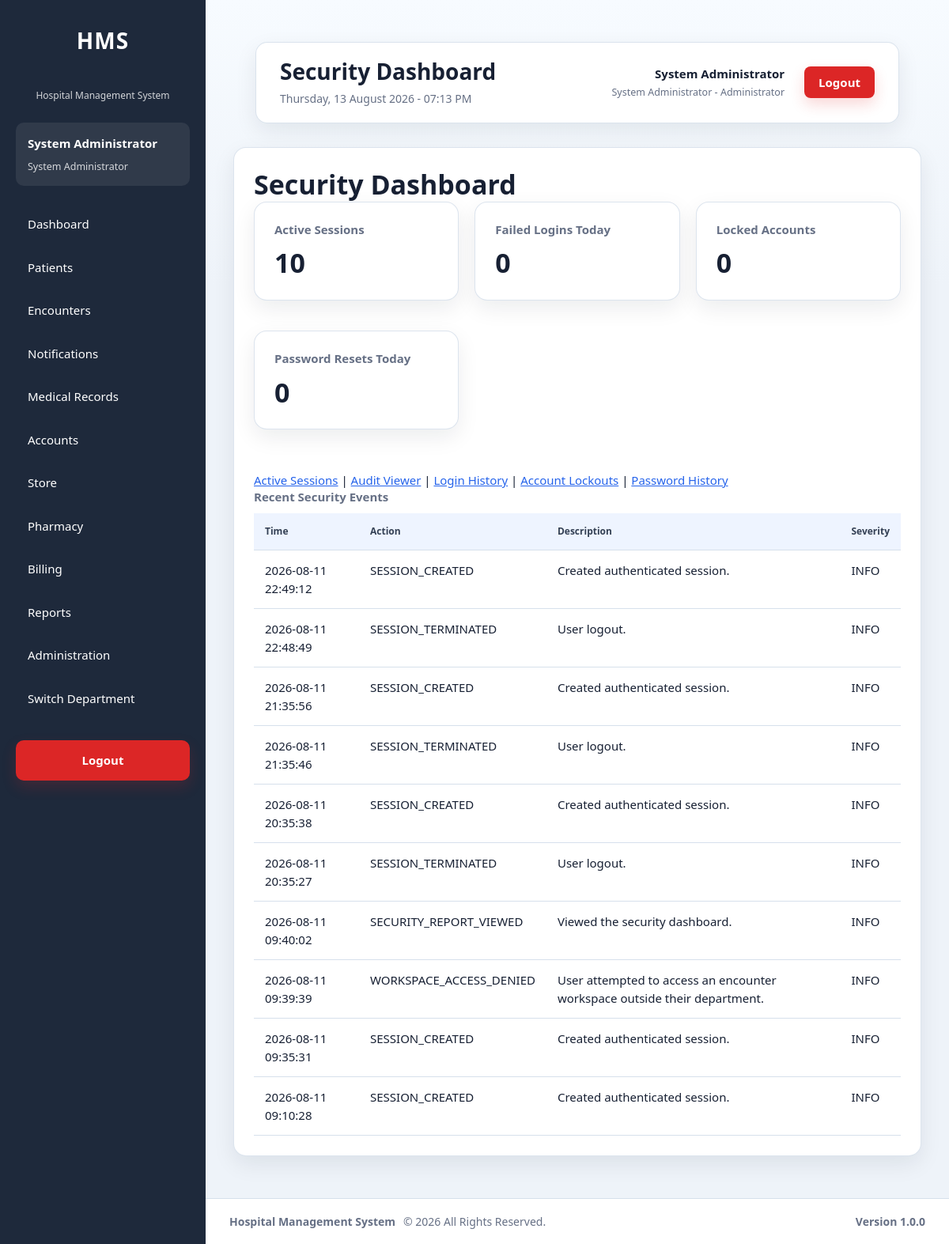
The page /modules/administration/security/dashboard.php (signed in) on the database as committed earlier.
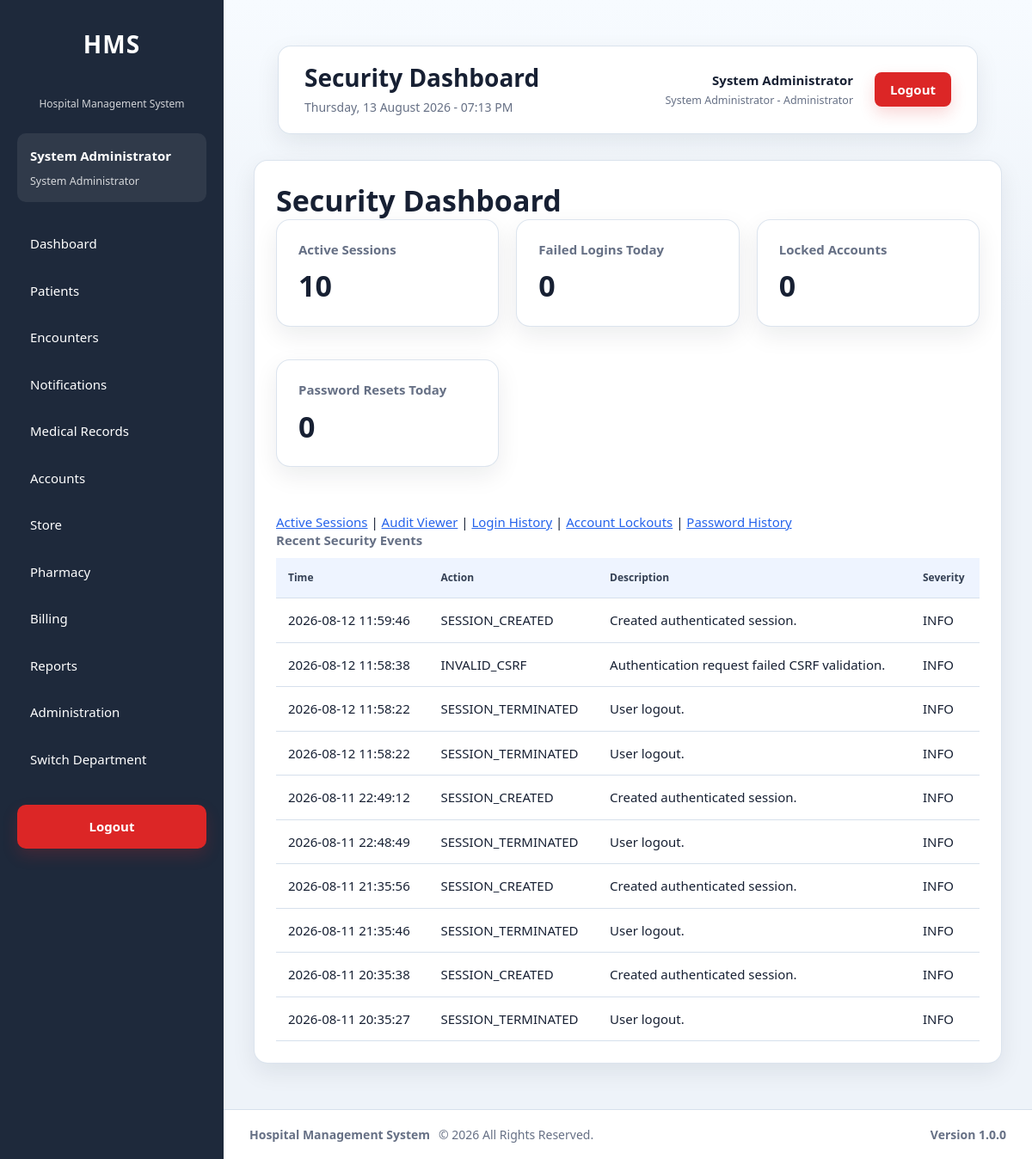
The same page on the database as committed later.
### tables this page shows
CREATE TABLE `audit_logs` (
  `id` int(11) NOT NULL AUTO_INCREMENT,
  `user_id` int(11) DEFAULT NULL,
  `visit_id` int(11) DEFAULT NULL,
  `patient_id` int(11) DEFAULT NULL,
  `module` varchar(100) NOT NULL,
  `action` varchar(100) NOT NULL,
  `description` text DEFAULT NULL,
  `ip_address` varchar(50) DEFAULT NULL,
  `user_agent` varchar(255) DEFAULT NULL,
  `department_id` int(11) DEFAULT NULL,
  `severity` varchar(20) NOT NULL DEFAULT 'INFO',
  `event_type` varchar(100) NOT NULL DEFAULT 'GENERAL',
  `created_at` timestamp NOT NULL DEFAULT current_timestamp(),
  PRIMARY KEY (`id`),
  KEY `idx_audit_user` (`user_id`),
  KEY `idx_audit_visit` (`visit_id`),
  KEY `idx_audit_patient_created` (`patient_id`,`created_at`),
  KEY `idx_audit_module` (`module`),
  KEY `idx_audit_created` (`created_at`),
  KEY `idx_audit_action_created` (`action`,`created_at`),
  KEY `idx_audit_user_created` (`user_id`,`created_at`),
  KEY `idx_audit_ip_created` (`ip_address`,`created_at`),
  KEY `idx_audit_department_created` (`department_id`,`created_at`),
  KEY `idx_audit_module_created` (`module`,`created_at`),
  KEY `idx_audit_event_created` (`event_type`,`created_at`),
  KEY `idx_audit_severity_created` (`severity`,`created_at`),
  KEY `idx_audit_visit_created` (`visit_id`,`created_at`),
  CONSTRAINT `fk_audit_department` FOREIGN KEY (`department_id`) REFERENCES `departments` (`id`) ON DELETE SET NULL ON UPDATE CASCADE,
  CONSTRAINT `fk_audit_patient` FOREIGN KEY (`patient_id`) REFERENCES `patients` (`id`) ON DELETE SET NULL ON UPDATE CASCADE,
  CONSTRAINT `fk_audit_user` FOREIGN KEY (`user_id`) REFERENCES `users` (`id`) ON DELETE SET NULL ON UPDATE CASCADE,
  CONSTRAINT `fk_audit_visit` FOREIGN KEY (`visit_id`) REFERENCES `visits` (`id`) ON DELETE SET NULL ON UPDATE CASCADE
);

### modules/administration/security/bootstrap.php (called while the page is built, shortened)
<?php
require_once __DIR__ . '/../../../config/auth.php';
require_once __DIR__ . '/../../../config/helpers.php';
require_once __DIR__ . '/../../../services/SessionService.php';
require_once __DIR__ . '/../../../services/AuditService.php';
$securityAuditService = new AuditService($pdo);

### services/AuditService.php (called while the page is built, shortened)
<?php
class AuditService
{
    private PDO $db;
    public function __construct(PDO $db)
    {
        $this->db = $db;
    }
    private function getClientIp(): string
    {
        $keys = [
            'HTTP_CLIENT_IP',
            'HTTP_X_FORWARDED_FOR',
            'REMOTE_ADDR'
        ];
        foreach ($keys as $key) {
            if (!empty($_SERVER[$key])) {
                return trim(explode(',', $_SERVER[$key])[0]);
            }
        }
        return 'UNKNOWN';
    }
    public function search(array $filters = [], int $page = 1, int $perPage = 50): array
    {
        $page = max(1, $page);
        $perPage = min(100, max(1, $perPage));
        $where = [];
        $parameters = [];
        if (!empty($filters['module'])) {
            $where[] = 'a.module = :module';
            $parameters[':module'] = $filters['module'];
        }
        $condition = $where ? ' WHERE ' . implode(' AND ', $where) : '';
        $countStmt = $this->db->prepare('SELECT COUNT(*) FROM audit_logs a' . $condition);
        $countStmt->execute($parameters);
        $total = (int)$countStmt->fetchColumn();
        $sql = '
            SELECT a.*, u.first_name, u.last_name, u.username,
                   d.department_name
            FROM audit_logs a
            LEFT JOIN users u ON u.id = a.user_id
            LEFT JOIN departments d ON d.id = a.department_id
        ' . $condition . ' ORDER BY a.created_at DESC, a.id DESC LIMIT :limit OFFSET :offset';
        $stmt = $this->db->prepare($sql);
        foreach ($parameters as $key => $value) {
            $stmt->bindValue($key, $value);
        }
        $stmt->bindValue(':limit', $perPage, PDO::PARAM_INT);
        $stmt->bindValue(':offset', ($page - 1) * $perPage, PDO::PARAM_INT);
        $stmt->execute();
        return [
            'success' => true,
            'data' => $stmt->fetchAll(PDO::FETCH_ASSOC),
            'total' => $total,
            'page' => $page,
            'per_page' => $perPage,
            'errors' => []
        ];
    }
    public function securitySummary(): array
    {
        $queries = [
            'active_sessions' => "SELECT COUNT(*) FROM active_sessions WHERE status = 'Active'",
            'failed_logins_today' => "SELECT COUNT(*) FROM audit_logs WHERE action = 'LOGIN_FAILED' AND created_at >= CURDATE()",
            'locked_accounts' => "SELECT COUNT(*) FROM users WHERE locked_at IS NOT NULL",
            'password_resets_today' => "SELECT COUNT(*) FROM audit_logs WHERE action = 'PASSWORD_RESET' AND created_at >= CURDATE()",
            'security_events_today' => "SELECT COUNT(*) FROM audit_logs WHERE module = 'Security' AND created_at >= CURDATE()"
        ];
        $summary = [];
        foreach ($queries as $key => $sql) {
            $summary[$key] = (int)$this->db->query($sql)->fetchColumn();
        }
        return ['success' => true, 'data' => $summary, 'errors' => []];
    }
}

### services/SettingsService.php (called while the page is built, shortened)
<?php
require_once __DIR__ . '/AuditService.php';
class SettingsService
{
    private PDO $pdo;
    private string $cacheNamespace;
    private static array $rowCache = [];
    public function __construct(PDO $pdo)
    {
        $this->pdo = $pdo;
        $this->cacheNamespace = (string)spl_object_id($pdo);
    }
    public function get(string $key, mixed $default = null): mixed
    {
        $row = $this->settingRow($key);
        $stored = $row['setting_value'];
        try {
            return $this->deserializeValue((string)$stored, (string)$row['setting_type']);
        } catch (Throwable $exception) {
            return $default;
        }
    }
    public function getInteger(string $key, int $default = 0): int
    {
        $value = $this->get($key, $default);
        return is_numeric($value) ? (int)$value : $default;
    }
    private function settingRow(string $key): ?array
    {
        if (array_key_exists($key, self::$rowCache[$this->cacheNamespace] ?? [])) {
            return self::$rowCache[$this->cacheNamespace][$key];
        }
        try {
            $stmt = $this->pdo->prepare(
                'SELECT * FROM system_settings WHERE setting_key = :setting_key LIMIT 1'
            );
            $stmt->execute([':setting_key' => $key]);
            $row = $stmt->fetch(PDO::FETCH_ASSOC) ?: null;
        } catch (Throwable $exception) {
            $row = null;
        }
        self::$rowCache[$this->cacheNamespace][$key] = $row;
        return $row;
    }
    private function deserializeValue(string $value, string $type): mixed
    {
        return match ($type) {
            'integer' => (int)$value,
            'boolean' => in_array(strtolower($value), ['1', 'true', 'yes', 'on'], true),
            'float' => (float)$value,
            'array' => $this->toArray($value),
            default => $value
        };
    }
}

### services/SessionService.php (called while the page is built, shortened)
<?php
class SessionService
{
    private ?PDO $pdo;
    private ?int $resolvedTimeoutSeconds = null;
    public function __construct(?PDO $pdo = null)
    {
        if ($pdo === null) {
            require_once __DIR__ . '/../config/database.php';
            $pdo = $GLOBALS['pdo'] ?? ($pdo ?? null);
        }
        $this->pdo = $pdo;
    }
    public function requireLogin(): void
    {
        $this->refreshOrExpire();
    }
    private function refreshOrExpire(): void
    {
        $lastActivity = (int)(
            $_SESSION['last_activity']
            ?? $_SESSION['login_time']
            ?? time()
        );
        if (time() - $lastActivity <= $this->sessionTimeoutSeconds()) {
            return;
        }
        exit;
    }
    private function sessionTimeoutSeconds(): int
    {
        if ($this->resolvedTimeoutSeconds !== null) {
            return $this->resolvedTimeoutSeconds;
        }
        $config = require __DIR__ . '/../config/app.php';
        $fallback = max(
            60,
            (int)($config['security']['session_timeout_seconds']
                ?? self::SESSION_TIMEOUT_SECONDS)
        );
        try {
            require_once __DIR__ . '/SettingsService.php';
            $minutes = (new SettingsService($this->pdo))->getInteger(
                'security.session_timeout_minutes',
                (int)ceil($fallback / 60)
            );
            return $this->resolvedTimeoutSeconds = max(60, $minutes * 60);
        } catch (Throwable $exception) {
            return $this->resolvedTimeoutSeconds = $fallback;
        }
    }
}

### config/auth.php (called while the page is built, shortened)
<?php
require_once __DIR__ . '/../services/SessionService.php';
$sessionService = new SessionService();
$sessionService->requireLogin();

### config/helpers.php (called while the page is built, shortened)
<?php
function e($value): string
{
    return htmlspecialchars(
        (string)$value,
        ENT_QUOTES,
        'UTF-8'
    );
}

### modules/administration/security/dashboard.php (the view, shortened to what the changed rows need)
<?php
require_once __DIR__ . '/bootstrap.php';
$securityAuditService->log(
    (int)$currentUser['id'],
    null,
    'Security',
    'SECURITY_REPORT_VIEWED',
    'Viewed the security dashboard.',
    $_SESSION['active_department_id'] ?? null,
    'INFO',
    'SECURITY_REPORT_VIEWED'
);
$summary = $securityAuditService->securitySummary()['data'] ?? [];
$recent = $securityAuditService->search(['module' => 'Security'], 1, 10)['data'] ?? [];
require_once __DIR__ . '/../../../layouts/header.php';
require_once __DIR__ . '/../../../layouts/sidebar.php';
?>
<main class="content">
    <?php require_once __DIR__ . '/../../../layouts/navbar.php'; ?>
    <section class="card">
        <h2>Security Dashboard</h2>
        <div class="stats">
            <div class="card"><h3>Active Sessions</h3><h2><?= (int)($summary['active_sessions'] ?? 0) ?></h2></div>
            <div class="card"><h3>Failed Logins Today</h3><h2><?= (int)($summary['failed_logins_today'] ?? 0) ?></h2></div>
            <div class="card"><h3>Locked Accounts</h3><h2><?= (int)($summary['locked_accounts'] ?? 0) ?></h2></div>
            <div class="card"><h3>Password Resets Today</h3><h2><?= (int)($summary['password_resets_today'] ?? 0) ?></h2></div>
        </div>
        <table><thead><tr><th>Time</th><th>Action</th><th>Description</th><th>Severity</th></tr></thead><tbody>
        <?php foreach ($recent as $event): ?><tr><td><?= e($event['created_at']) ?></td><td><?= e($event['action']) ?></td><td><?= e($event['description']) ?></td><td><?= e($event['severity']) ?></td></tr><?php endforeach; ?>
        </tbody></table>
    </section>
</main>
<?php require_once __DIR__ . '/../../../layouts/footer.php'; ?>

Rows that differ between the two databases and show on the page:
no longer on this page (row unchanged): audit_logs: created_at "2026-08-11 09:40:02", action "SECURITY_REPORT_VIEWED", description "Viewed the security dashboard.", severity "INFO"
no longer on this page (row unchanged): audit_logs: created_at "2026-08-11 09:39:39", action "WORKSPACE_ACCESS_DENIED", description "User attempted to access an encounter workspace outside their department.", severity "INFO"
no longer on this page (row unchanged): audit_logs: created_at "2026-08-11 09:35:31", action "SESSION_CREATED", description "Created authenticated session.", severity "INFO"
no longer on this page (row unchanged): audit_logs: created_at "2026-08-11 09:10:28", action "SESSION_CREATED", description "Created authenticated session.", severity "INFO"
added audit_logs: created_at "2026-08-12 11:59:46", action "SESSION_CREATED", description "Created authenticated session.", severity "INFO"
added audit_logs: created_at "2026-08-12 11:58:38", action "INVALID_CSRF", description "Authentication request failed CSRF validation.", severity "INFO"
added audit_logs: created_at "2026-08-12 11:58:22", action "SESSION_TERMINATED", description "User logout.", severity "INFO"
added audit_logs: created_at "2026-08-12 11:58:22", action "SESSION_TERMINATED", description "User logout.", severity "INFO"
